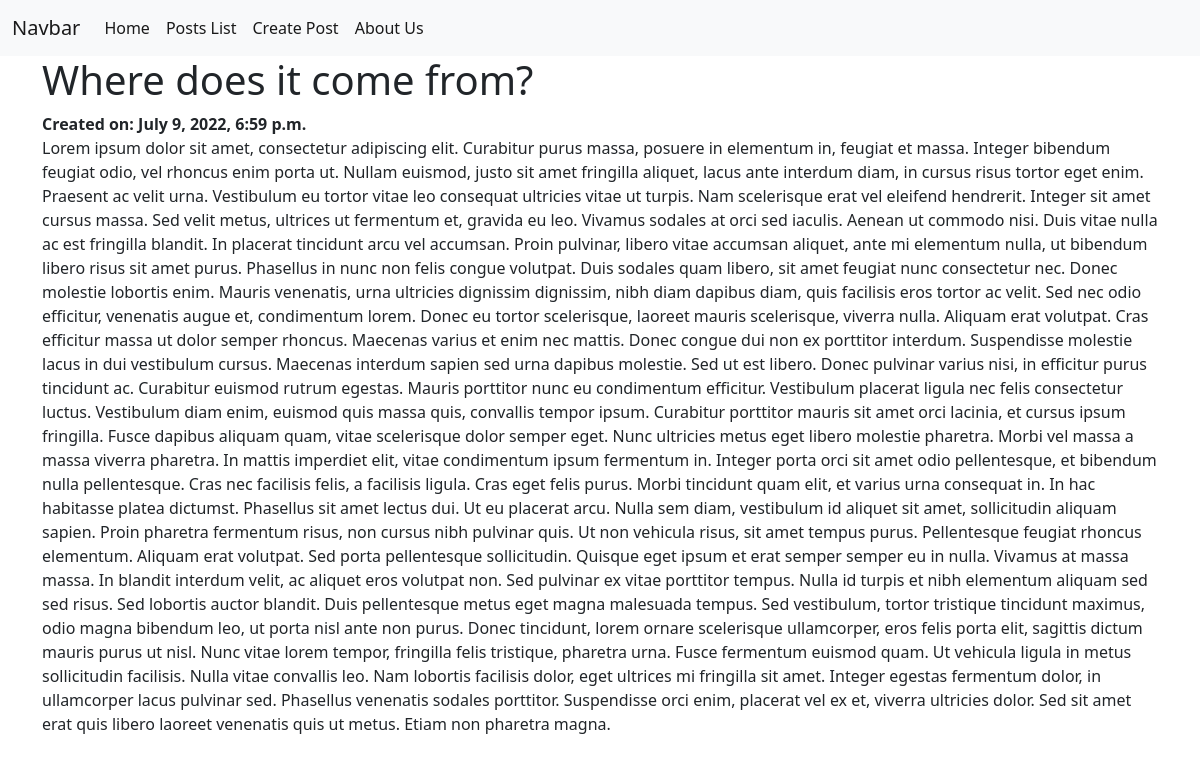
The app's page /posts/1/ with its own data.
### posts/models.py (models this page shows, shortened)
class Post(models.Model):
    title = models.CharField(max_length=256)
    body = models.TextField()
    crated_on = models.DateTimeField(auto_now_add=True)

### posts/views.py (the view)
# urls.py: path('<int:pk>/', PostDetailView.as_view(), name='post_detail'),
class PostDetailView(DetailView):
    template_name = "posts/detail.html"
    model = Post

### templates/posts/detail.html (shortened to what this page needs)
{% extends 'base.html' %}
{% block content %}
<h1>{{ post.title }}</h1>
<strong>Created on: {{ post.crated_on }}</strong>
<p>{{ post.body }}</p>
{% endblock content %}

### records on screen
Post: title "Where does it come from?", crated_on "July 9, 2022, 6:59 p.m.", body "Lorem ipsum dolor sit amet, consectetur adipiscing elit. Curabitur purus massa, posuere in elementum in, feugiat et massa. Integer bibendum feugiat odio, vel rhoncus enim porta ut. Nullam euismod, justo sit amet fringilla aliquet, lacus ante interdum diam, in cursus risus tortor eget enim. Praesent ac velit urna. Vestibulum eu tortor vitae leo consequat ultricies vitae ut turpis. Nam scelerisque erat vel eleifend hendrerit. Integer sit amet cursus massa. Sed velit metus, ultrices ut fermentum et, gravida eu leo. Vivamus sodales at orci sed iaculis. Aenean ut commodo nisi. Duis vitae nulla ac est fringilla blandit. In placerat tincidunt arcu vel accumsan. Proin pulvinar, libero vitae…"
